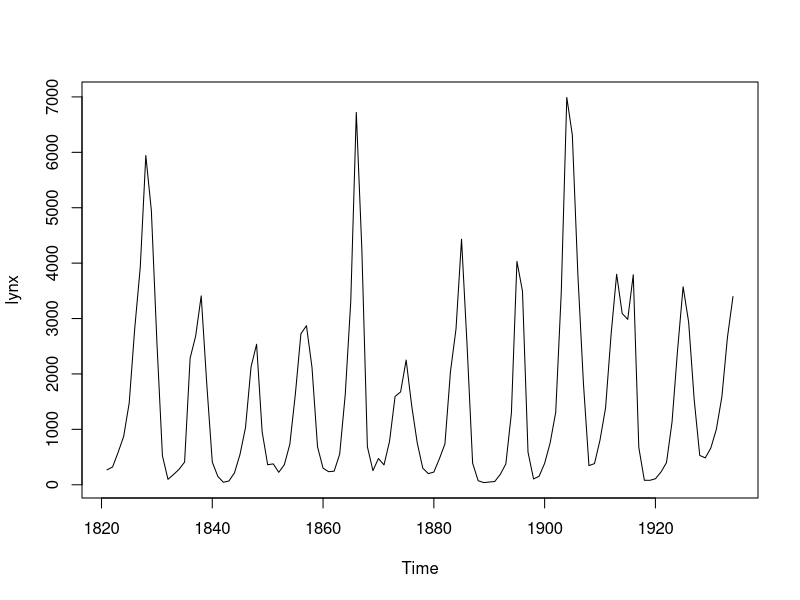
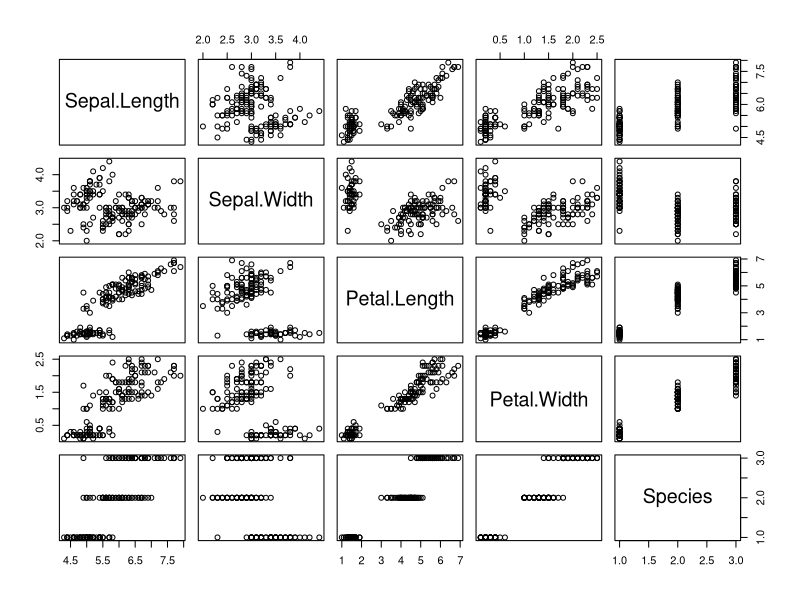
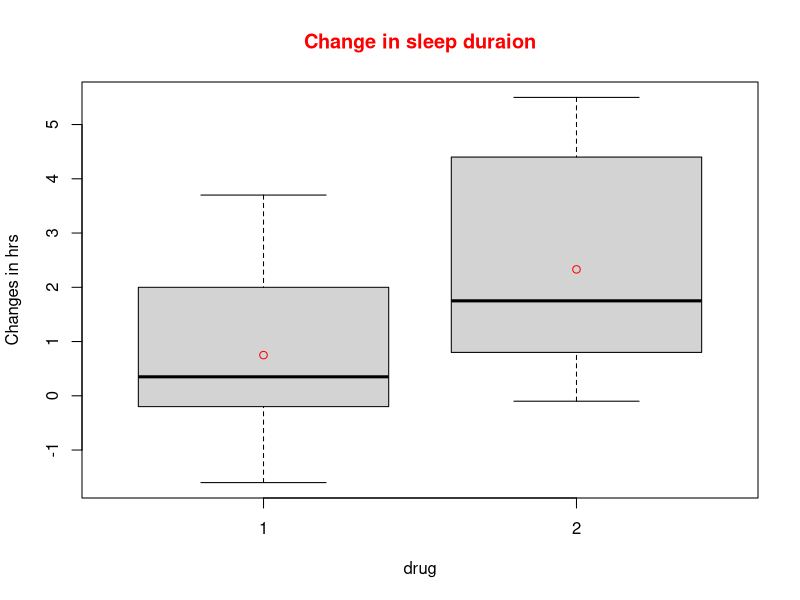
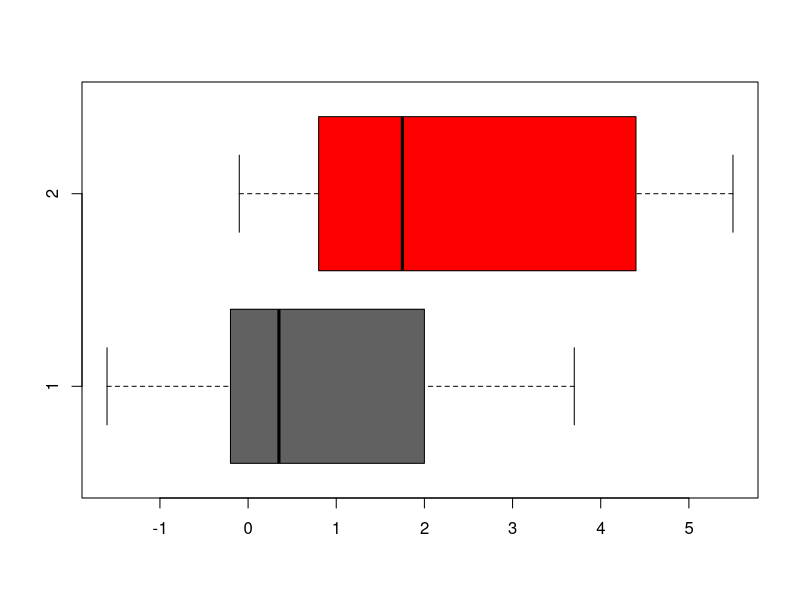
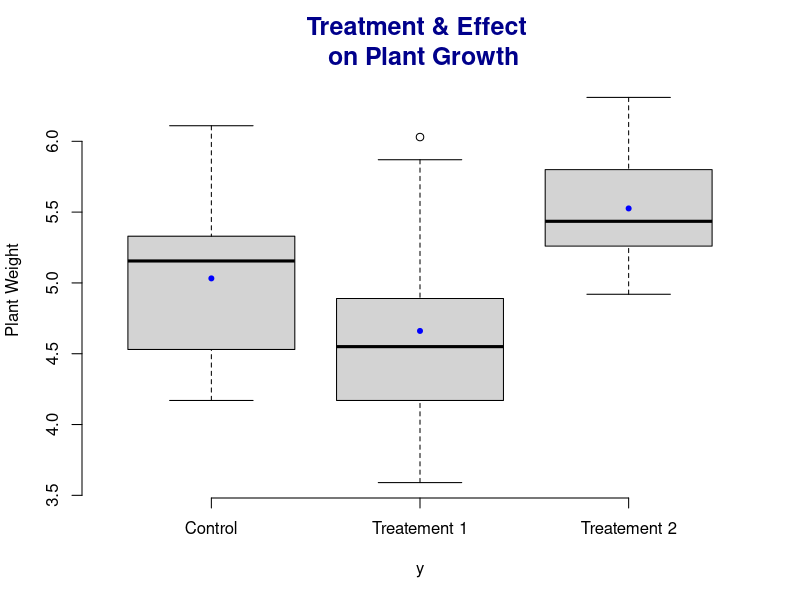
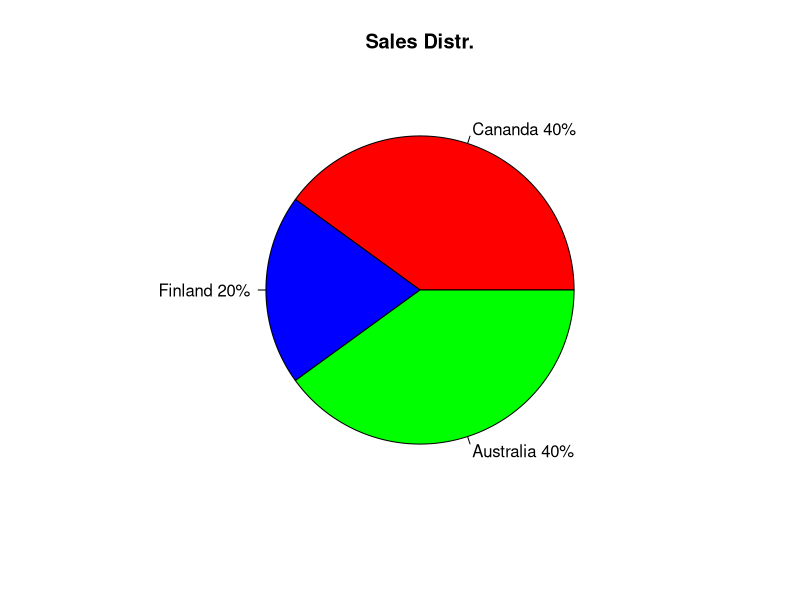
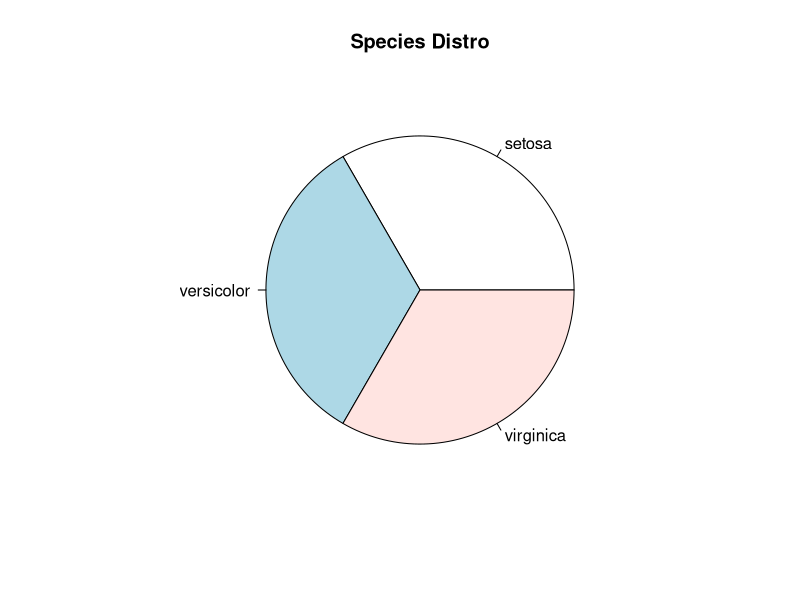
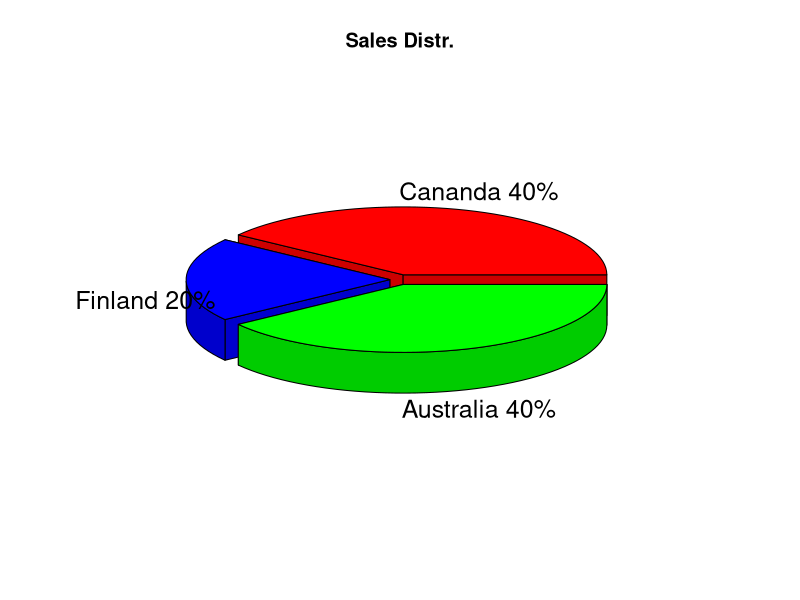

Generate these figures, in order, with R:
### GRAPHS
?par
# check the default/preset parameters
par()

par(bty="o")
plot(lynx, bg="red")

plot(iris)
#1. Boxplots
# are a perfect way to compare distributions of different groups
# standard tool for scientific publicstion

?sleep

sleepboxplot = boxplot(data = sleep, extra ~ group,
                       main = "Change in sleep duraion",
                       col.main = "red", ylab="Changes in hrs", xlab="drug")

attach(sleep)
means = by(extra, group, mean)
points(means,col = "red")

# to change the orientaion of the boxplot: horizontal = T
horiboxplot = boxplot(data = sleep, extra ~ group,
                         ylab="", xlab="", horizontal = T,
                      col = c("grey38", "red"))

colors()

# Exercise Boxplot
# PlantGrowth
summary(PlantGrowth)
PlantGrowth

x <- PlantGrowth$weight
y <- PlantGrowth$group

means <- by(x,y, mean)
means
par(bty="n")

boxplot(x~y, ylab= "Plant Weight", main = "Treatment & Effect \n on Plant Growth",
        cex.main = 1.5, col.main = "darkblue", names=c("Control", "Treatement 1", "Treatement 2"))
points(means, col="blue", pch=20)


### PIE Charts
?pie

# to create the slices and define the size
slices = c(40, 20, 40)
# name(labels) of the slices- With the length
countries = c("Cananda", "Finland", "Australia")

# to add the slice size to the labels
countries = paste(countries, slices)

# to further specify the labels
countries = paste(countries, "%", sep = "")

## the actual pie
pie(slices, labels=countries,
    col=c("red", "blue", "green"), main = "Sales Distr.")

#### Working with data frames
attach(iris)

values = table(Species)  # table for counts
values
labels = paste(names(values))
labels
pie(values, labels = labels, main="Species Distro")

### Add 3D effect
library(plotrix)

#then we can use pie3D
pie3D(slices, labels=countries, explode = 0.05,
    col=c("red", "blue", "green"), main = "Sales Distr.")

### HISTOGRAM
# probablity distribution, divided into intervals or bins
?hist
# break determines the interval
ourdata = cars$speed
hist(ourdata)

hist(ourdata, labels = T, breaks=c(0.5, 10, 20, 30))

hist(ourdata, labels = T, breaks=c(10))

# we can adjust the scales
hist(ourdata, labels = T, ylim=c(0,10), breaks=10)

#fitting the axes for the curve

data = hist(ourdata, breaks=10)
xaxis = seq(min(ourdata), max(ourdata), length=10)
yaxis = dnorm(xaxis,mean=mean(ourdata), sd=sd(ourdata))
yaxis = yaxis*diff(data$mids)*length(ourdata)

# Add the normal curve
lines(xaxis, yaxis, col="red")

###Change the frequency to density
hist(ourdata, freq= F, breaks=10, labels = T,)

## and the density line
lines(density(ourdata),col="blue", lwd = 2)


#### Exercise HISTO

hist(lynx, labels = T, ylim=c(0, 70), breaks=9,
     col=c("white", "green"),
     main="Annual Lynx Trappings",
     xlab="Number of lynx trappings\n per year")
mtext("1821-1934")

### SCATTER PLOT


set.seed(67)
x = rnorm(11,5,7)
y = rpois(11,7)
z = rnorm(11, 6, 7)
t = rpois(11,9)

# Create scatter plot
plot(x,y, col=123, pch=10, main="Multi Scatterplot",
     col.main="red", cex.main=1.5, xlab="indep", ylab="dep")
# Add another layer on the scatterplot
points(z,t, col="blue", pch=4)

# and more
points(y,t, col="red", pch=9)

## Legend
legend(-6,5.9, legend=c("level 1", "level 2", "level 3"),
       col=c(123, "blue", 777), pch=c(10,4,9), cex=0.65, bty="n")

### Exercise Scatter plot
x = 1:5
y = rep(4,5)
x1 = 1.1:5.1
y1 = 5:1

# Create scatter plot
plot(x,y, col=123, pch=10, main="Exercise Solution",
     col.main="red", cex.main=1.3, xlab="indep", ylab="dep")
# Add another layer on the scatterplot
points(x1,y1, col="blue", pch=4)

# and more
points(x1,x, col="red", pch=9)

## Legend
legend(1,3.5, legend=c("level 1", "level 2", "level 3"),
       col=c(123, "blue", 777), pch=c(10,4,9), cex=0.75, bty="n")